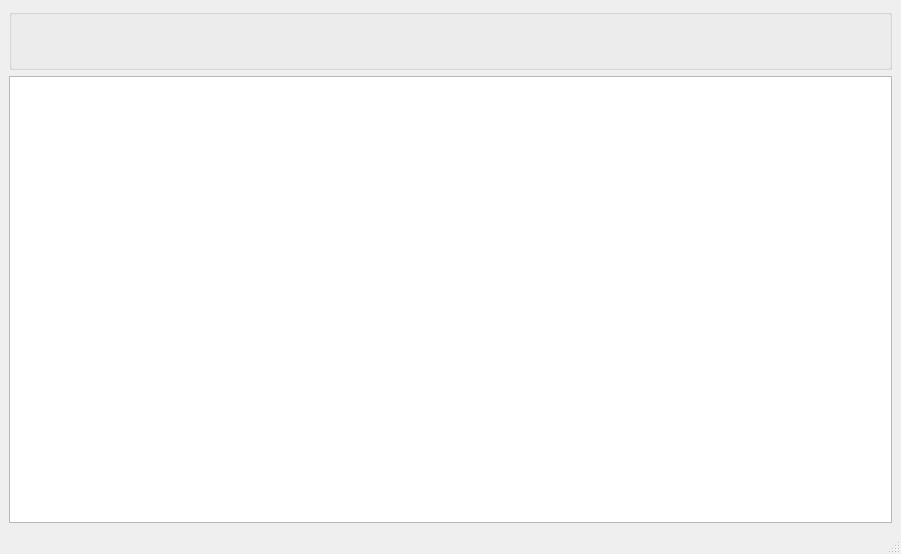
<?xml version="1.0" encoding="UTF-8"?>
<ui version="4.0">
 <class>graph_view_window</class>
 <widget class="QMainWindow" name="graph_view_window">
  <property name="geometry">
   <rect>
    <x>0</x>
    <y>0</y>
    <width>901</width>
    <height>554</height>
   </rect>
  </property>
  <property name="windowTitle">
   <string>graph_view_window</string>
  </property>
  <widget class="QWidget" name="centralwidget">
   <layout class="QGridLayout" name="gridLayout_2">
    <item row="0" column="0">
     <widget class="QGroupBox" name="groupBox">
      <property name="title">
       <string/>
      </property>
      <layout class="QGridLayout" name="gridLayout">
       <item row="0" column="0">
        <widget class="QLabel" name="labelGraphViewInfo">
         <property name="text">
          <string/>
         </property>
        </widget>
       </item>
       <item row="1" column="0">
        <widget class="QLabel" name="labelSceneRect">
         <property name="text">
          <string/>
         </property>
        </widget>
       </item>
      </layout>
     </widget>
    </item>
    <item row="1" column="0">
     <widget class="graph_view_impl" name="graphicsView"/>
    </item>
   </layout>
  </widget>
  <widget class="QStatusBar" name="statusbar"/>
 </widget>
 <customwidgets>
  <customwidget>
   <class>graph_view_impl</class>
   <extends>QGraphicsView</extends>
   <header location="global">graph_view_impl.h</header>
  </customwidget>
 </customwidgets>
 <resources/>
 <connections/>
</ui>
